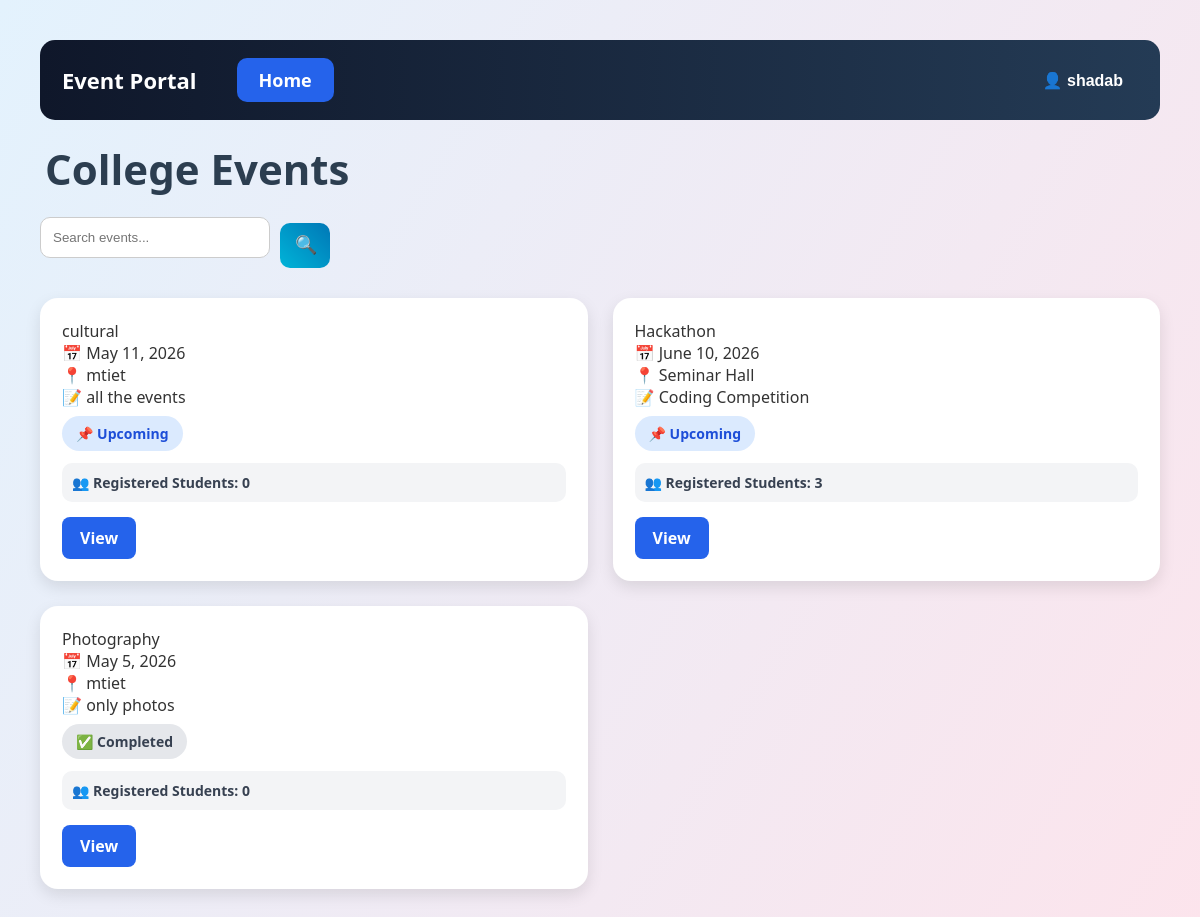
Screenshot of / (signed in) with the database file from the repository.
### events/models.py (models this page shows, shortened)
class Event(models.Model):
    STATUS_CHOICES = (
        ('Upcoming', 'Upcoming'),
        ('Ongoing', 'Ongoing'),
        ('Completed', 'Completed'),
    )
    name = models.CharField(max_length=100)
    date = models.DateField()
    location = models.CharField(max_length=100)
    description = models.TextField()
    status = models.CharField(
        max_length=20,
        choices=STATUS_CHOICES,
        default='Upcoming'
    )

### events/views.py (the view, shortened to what this page needs)
# urls.py: path('', views.event_list, name='home'),
@login_required
def event_list(request):
    query = request.GET.get('q')
    if query:
        events = Event.objects.filter(
            name__icontains=query
        )
    else:
        events = Event.objects.all()
    return render(request, 'events/index.html', {
        'events': events,
        'query': query,
        'is_admin': is_admin(request.user),
        'is_student': is_student(request.user),
    })

### events/views.py (called while the page is built)
def is_admin(user):
    if user.is_superuser:
        return True
    return (
        hasattr(user, 'userprofile')
        and user.userprofile.role == 'admin'
    )

def is_student(user):
    return (
        hasattr(user, 'userprofile')
        and user.userprofile.role == 'student'
    )

### events/templates/events/index.html (shortened to what this page needs)
{% load static %}
<!doctype html>
<html>
  <head>
    <link rel="stylesheet" href="{% static 'events/style.css' %}" />
  </head>
  <body>
    <div class="navbar">
      <div class="logo">Event Portal</div>
      <div class="nav-links">
        <a href="/">Home</a>
      </div>
      <div class="profile-menu">
        <button class="profile-btn">👤 {{ request.user.username }}</button>
      </div>
    </div>
    <h1 class="main-title">College Events</h1>
    <form method="GET" class="search-bar">
     <input
    type="text"
    name="q"
    placeholder="Search events..."
    value="{{ query|default:'' }}"
/>
      <button type="submit">🔍</button>
    </form>
    <div class="events-container">
      {% for event in events %}
      <div class="event-card">
        <div class="event-title">{{ event.name }}</div>
        <div class="event-info">📅 {{ event.date }}</div>
        <div class="event-info">📍 {{ event.location }}</div>
        <div class="event-info">📝 {{ event.description }}</div>
        <div class="event-info">
          {% if event.status == "Upcoming" %}
          <span class="status upcoming"> 📌 Upcoming </span>
          {% elif event.status == "Ongoing" %}
          <span class="status ongoing"> 🟢 Ongoing </span>
          {% else %}
          <span class="status completed"> ✅ Completed </span>
          {% endif %}
        </div>
        <div class="register-count">
          👥 Registered Students: {{ event.registration_set.count }}
        </div>
        <a href="/event/{{ event.id }}/" class="view-btn"> View </a>
      </div>
      {% empty %}
      <div class="event-card">
        <div class="event-info">No events available</div>
      </div>
      {% endfor %}
    </div>
  </body>
</html>

### events/static/events/style.css (style rules this page uses)
* { margin: 0; padding: 0; box-sizing: border-box; }
body { font-family: "Segoe UI", sans-serif; background: linear-gradient(120deg, #e3f2fd, #fce4ec); color: #333; padding: 20px; }
.navbar { display: flex; align-items: center; background: linear-gradient(90deg, #0f172a, #243b55); padding: 18px 22px; border-radius: 15px; margin: 20px; gap: 40px; }
.logo { font-size: 22px; font-weight: bold; color: white; }
.nav-links { display: flex; gap: 25px; }
.nav-links a { background: #2563eb; color: white; text-decoration: none; padding: 10px 22px; border-radius: 10px; font-size: 18px; font-weight: bold; transition: 0.3s; }
.main-title { text-align: left; margin-left: 25px; margin-top: 20px; margin-bottom: 20px; font-size: 42px; color: #2c3e50; }
.search-bar { display: flex; align-items: center; gap: 10px; width: 25%; margin-left: 20px; margin-bottom: 25px; }
.search-bar input { width: 100%; padding: 10px; border-radius: 10px; border: 1px solid #ccc; outline: none; }
.search-bar button { width: 50px; height: 45px; border: none; border-radius: 10px; background: linear-gradient(45deg, #00b4d8, #0077b6); color: white; cursor: pointer; font-size: 18px; }
.events-container { display: grid; grid-template-columns: repeat(2, 1fr); gap: 25px; padding: 0 20px 30px; }
.event-card { background: white; padding: 22px; border-radius: 18px; box-shadow: 0 6px 16px rgba(0, 0, 0, 0.1); transition: 0.3s ease; height: 100%; }
form { margin-top: 15px; }
input[type="text"], input[type="date"], textarea, select { width: 100%; padding: 12px; margin-bottom: 15px; border-radius: 10px; border: 1px solid #ccc; outline: none; }
button { padding: 10px 15px; border: none; border-radius: 8px; background: linear-gradient(45deg, #00b4d8, #0077b6); color: white; cursor: pointer; transition: 0.3s; }
.status { display: inline-block; padding: 8px 14px; border-radius: 20px; font-size: 14px; font-weight: bold; margin-top: 8px; }
.upcoming { background: #dbeafe; color: #1d4ed8; }
.completed { background: #e5e7eb; color: #374151; }
.register-count { margin-top: 12px; background: #f3f4f6; padding: 10px; border-radius: 10px; font-size: 14px; font-weight: bold; color: #374151; }
.view-btn { display: inline-block; margin-top: 15px; background: #2563eb; color: white; padding: 10px 18px; border-radius: 8px; text-decoration: none; font-weight: bold; }
.profile-menu { position: relative; margin-left: auto; }
.profile-btn { background: transparent; border: none; color: white; font-size: 16px; font-weight: bold; cursor: pointer; }

### rows the page displays
Event: name "cultural", date "May 11, 2026", location "mtiet", description "all the events", status "📌 Upcoming", registration_set.count "0"
Event: name "Hackathon", date "June 10, 2026", location "Seminar Hall", description "Coding Competition", status "📌 Upcoming", registration_set.count "3"
Event: name "Photography", date "May 5, 2026", location "mtiet", description "only photos", status "✅ Completed", registration_set.count "0"

### other values shown
{{ request.user.username }} "shadab"
